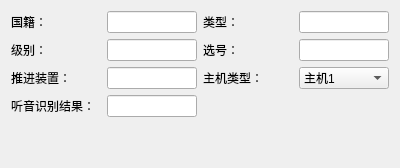
              <widget class="QWidget" name="tab_14">
               <attribute name="title">
                <string>目标信息</string>
               </attribute>
               <layout class="QGridLayout" name="gridLayout_9" rowstretch="1,1,1,1,0" columnstretch="1,1,1,1">
                <item row="0" column="0">
                 <widget class="QLabel" name="label_48">
                  <property name="text">
                   <string>国籍：</string>
                  </property>
                 </widget>
                </item>
                <item row="0" column="1">
                 <widget class="QLineEdit" name="lineEdit_40"/>
                </item>
                <item row="2" column="1">
                 <widget class="QLineEdit" name="lineEdit_41"/>
                </item>
                <item row="2" column="0">
                 <widget class="QLabel" name="label_49">
                  <property name="text">
                   <string>推进装置：</string>
                  </property>
                 </widget>
                </item>
                <item row="3" column="0">
                 <widget class="QLabel" name="label_50">
                  <property name="text">
                   <string>听音识别结果：</string>
                  </property>
                 </widget>
                </item>
                <item row="1" column="2">
                 <widget class="QLabel" name="label_51">
                  <property name="text">
                   <string>选号：</string>
                  </property>
                 </widget>
                </item>
                <item row="2" column="2">
                 <widget class="QLabel" name="label_52">
                  <property name="text">
                   <string>主机类型：</string>
                  </property>
                 </widget>
                </item>
                <item row="0" column="3">
                 <widget class="QLineEdit" name="lineEdit_42"/>
                </item>
                <item row="1" column="0">
                 <widget class="QLabel" name="label_53">
                  <property name="text">
                   <string>级别：</string>
                  </property>
                 </widget>
                </item>
                <item row="1" column="1">
                 <widget class="QLineEdit" name="lineEdit_43"/>
                </item>
                <item row="3" column="1">
                 <widget class="QLineEdit" name="lineEdit_44"/>
                </item>
                <item row="1" column="3">
                 <widget class="QLineEdit" name="lineEdit_45"/>
                </item>
                <item row="0" column="2">
                 <widget class="QLabel" name="label_54">
                  <property name="text">
                   <string>类型：</string>
                  </property>
                 </widget>
                </item>
                <item row="2" column="3">
                 <widget class="QComboBox" name="comboBox_9">
                  <item>
                   <property name="text">
                    <string>主机1</string>
                   </property>
                  </item>
                  <item>
                   <property name="text">
                    <string>主机2</string>
                   </property>
                  </item>
                  <item>
                   <property name="text">
                    <string>主机3</string>
                   </property>
                  </item>
                 </widget>
                </item>
                <item row="4" column="1">
                 <spacer name="verticalSpacer_8">
                  <property name="orientation">
                   <enum>Qt::Vertical</enum>
                  </property>
                  <property name="sizeHint" stdset="0">
                   <size>
                    <width>20</width>
                    <height>40</height>
                   </size>
                  </property>
                 </spacer>
                </item>
               </layout>
              </widget>
